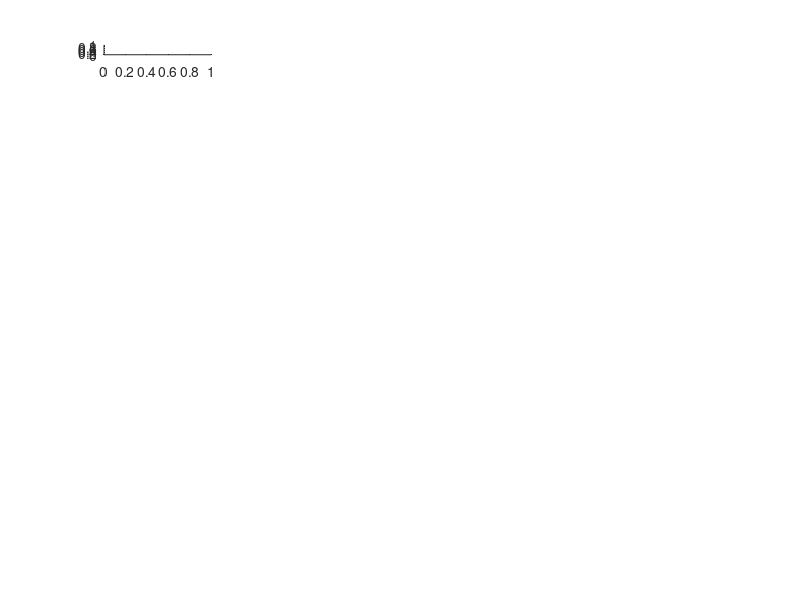

Write the MATLAB code that produced this figure. (Note: this script raises an error after producing the figure.)
%% Autocalibration for all datasets


cd('Autocalibrated-spike-inference/GT_autocalibration')


% list of folders
GT_folders = {'DS09-GCaMP6f-m-V1', 'DS10-GCaMP6f-m-V1-neuropil-corrected',...
'DS11-GCaMP6f-m-V1-neuropil-corrected', 'DS13-GCaMP6s-m-V1-neuropil-corrected',...
'DS14-GCaMP6s-m-V1', 'DS29-GCaMP7f-m-V1',...
'DS30-GCaMP8f-m-V1', 'DS31-GCaMP8m-m-V1', 'DS32-GCaMP8s-m-V1',...
'DS06-GCaMP6f-zf-aDp','DS07-GCaMP6f-zf-dD', 'DS08-GCaMP6f-zf-OB'};


% simplify names
datasets = {'GC6f','GC6f_c','GC6f_c','GC6s_c','GC6s','GC7f','GC8f','GC8m','GC8s','GC6f_zf','GC6f_zf','GC6f_zf'};


% Parameters (arbitrary)
threshold = 0.05;
smoothing_value = 5;
duration_threshold = 3;
offset_time = 3;


% initialize result arrays for all datasets
median_amplitude_changes = cell(1, numel(datasets));
amplitude_changes = cell(1, numel(datasets));
amplitudes = cell(1, numel(datasets));
baselines = cell(1, numel(datasets));
delta_f_f0 = cell(1, numel(datasets));


% create a large figure to hold all subplots
figure;
total_plots = length(datasets) * 4;  % 4 subplots per dataset
plot_idx = 1;


% loop through all datasets
for folder_index = 1:length(GT_folders)
    folder_name = GT_folders{folder_index};
    dataset_name = datasets{folder_index};
    
    % change to the dataset directory
    cd(GT_folders{folder_index});
    
    % find all GT neurons
    neuron_files = dir('CAttached*.mat');
    num_neurons = length(neuron_files);
    
    % initialize arrays for the current dataset
    dataset_amplitude_changes = [];
    dataset_amplitudes = [];
    dataset_baselines = [];
    dataset_delta_f_f0 = [];
    dataset_median_amplitude_changes = [];
    
    % loop through all neurons in the current dataset
    for neuron_index = 1:num_neurons

        % load the data
        load(neuron_files(neuron_index).name);
        
        % loop through all recordings in the current neuron
        for recording_idx = 1:length(CAttached)
            cell_data = CAttached{recording_idx};
            
            % load calcium trace
            measured_trace = cell_data.fluo_mean;
            
            % calculate baseline
            baseline = nanmedian(measured_trace);

            % detect transients
            transients = diff(smooth(measured_trace, smoothing_value)) > threshold;
            
            % detect connected transients
            transient_labels = bwlabel(transients);
            detected_components = regionprops(transient_labels);
            
            % allocate matrix for isolated events
            detected_events = zeros(size(measured_trace));
            
            % process event candidates
            for i = 1:numel(detected_components)
                if detected_components(i).Area < duration_threshold
                    centroid = round(detected_components(i).Centroid);
                    detected_events(centroid) = 1;
                end
            end
            
            % find times of detected small events
            all_event_times = find(detected_events);
            
            % allocate matrices for results
            amplitude_changes_temp = zeros(size(all_event_times));
            amplitudes_temp = zeros(size(all_event_times));
            delta_f_f0_temp = zeros(size(all_event_times));
            
            % calculate amplitude changes and exact amplitudes
            for k = 1:numel(all_event_times)
                if all_event_times(k) > offset_time && all_event_times(k) + offset_time <= length(measured_trace)
                    amplitude_changes_temp(k) = measured_trace(all_event_times(k) + offset_time) - measured_trace(all_event_times(k) - offset_time);
                    amplitudes_temp(k) = measured_trace(all_event_times(k));
                    delta_f_f0_temp(k) = (amplitudes_temp(k) - baseline) / baseline;
                end
            end

            % store results for this recording
            dataset_median_amplitude_changes = [dataset_median_amplitude_changes; median(amplitude_changes_temp)];
            dataset_amplitude_changes = [dataset_amplitude_changes; amplitude_changes_temp(:)];
            dataset_amplitudes = [dataset_amplitudes; amplitudes_temp(:)];
            dataset_baselines = [dataset_baselines; baseline];
            dataset_delta_f_f0 = [dataset_delta_f_f0; delta_f_f0_temp(:)];
        end
    end
    
    % store results for the current dataset
    median_amplitude_changes{folder_index} = dataset_median_amplitude_changes;
    amplitude_changes{folder_index} = dataset_amplitude_changes;
    amplitudes{folder_index} = dataset_amplitudes;
    baselines{folder_index} = dataset_baselines;
    delta_f_f0{folder_index} = dataset_delta_f_f0;
    
    % plot histograms for the current dataset
    subplot(ceil(total_plots / 4), 4, plot_idx);
    histogram(dataset_amplitude_changes, 20);
    title(dataset_name);
    xlabel('Amplitude Change');
    plot_idx = plot_idx + 1;
    
    subplot(ceil(total_plots / 4), 4, plot_idx);
    histogram(dataset_amplitudes, 20);
    title(dataset_name);
    xlabel('Fluorescence');
    plot_idx = plot_idx + 1;
    
    subplot(ceil(total_plots / 4), 4, plot_idx);
    histogram(dataset_delta_f_f0, 20);
    title(dataset_name);
    xlabel('ΔF/F0');
    plot_idx = plot_idx + 1;
    
    subplot(ceil(total_plots / 4), 4, plot_idx);
    histogram(dataset_baselines, 20);
    title(dataset_name);
    xlabel('Baseline Fluorescence');
    plot_idx = plot_idx + 1;


    cd ..
end

%% Amplitudes Visualization

% colors for each dataset
colors = {'k','k','k','c','c','m','r','b','g','k','k','k'};


% Line graph
figure;
hold on;
for i = 1:numel(amplitudes)
    amplitudes_to_plot = sort(amplitudes{i}(amplitudes{i} <= 5 & amplitudes{i} > 0)); 
    plot(1:numel(amplitudes_to_plot), amplitudes_to_plot, 'DisplayName', datasets{i}, 'Color', colors{i});
end
hold off;
title('Neuron Amplitudes Across Datasets');
xlabel('Neuron Index');
ylabel('Amplitude (dF/F)');
legend('show', 'Location', 'eastoutside');


% Histogram
figure;
hold on;
for i = 1:numel(amplitudes)
    histogram(amplitudes{i}(amplitudes{i} <= 5 & amplitudes{i} > 0), 'DisplayName', datasets{i}, 'BinWidth', 0.05,...
        'Normalization', 'probability', 'FaceColor', colors{i}, 'FaceAlpha', 0.5);
end
hold off;
title('Distribution of Neuron Amplitudes');
xlabel('Amplitude (dF/F)');
ylabel('Probability');
legend('show', 'Location', 'eastoutside');


% Box plot
figure;
hold on;
for i = 1:numel(amplitudes)
    amplitudes_to_plot = amplitudes{i};
    boxplot(amplitudes_to_plot, 'positions', i, 'colors', colors{i}); 
end
hold off;
set(gca, 'xtick', 1:numel(datasets), 'xticklabel', datasets);
xtickangle(45);

%% Find optimal amplitudes for each calcium indicator


% dataset names
datasets = {'GC6f','GC6f_c','GC6f_c','GC6s_c','GC6s','GC7f','GC8f','GC8m','GC8s','GC6f_zf','GC6f_zf','GC6f_zf'};

% initialize arrays to store relevant metrics
mean_amplitudes = zeros(1, numel(GT_folders));
median_amplitudes = zeros(1, numel(GT_folders));
snr = zeros(1, numel(GT_folders));

% calculate metrics for each dataset
for folder_index = 1:numel(GT_folders)

    mean_amplitudes(folder_index) = mean(amplitudes{folder_index});
    median_amplitudes(folder_index) = median(amplitudes{folder_index});
    snr(folder_index) = mean(amplitudes{folder_index}) / std(baselines{folder_index});

end


% create a table with the results
results_table = table(datasets', mean_amplitudes', median_amplitudes', snr', ...
    'VariableNames', {'Dataset', 'MeanAmplitude', 'MedianAmplitude', 'SNR'});

